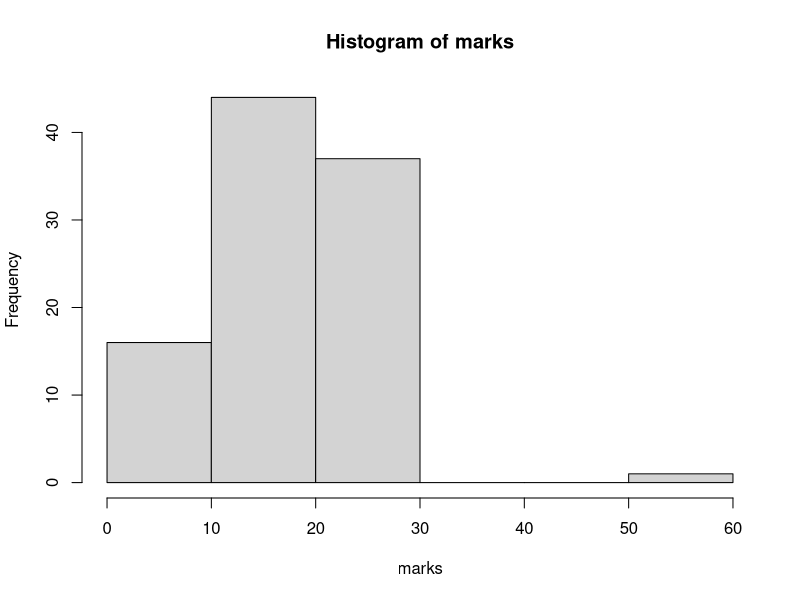
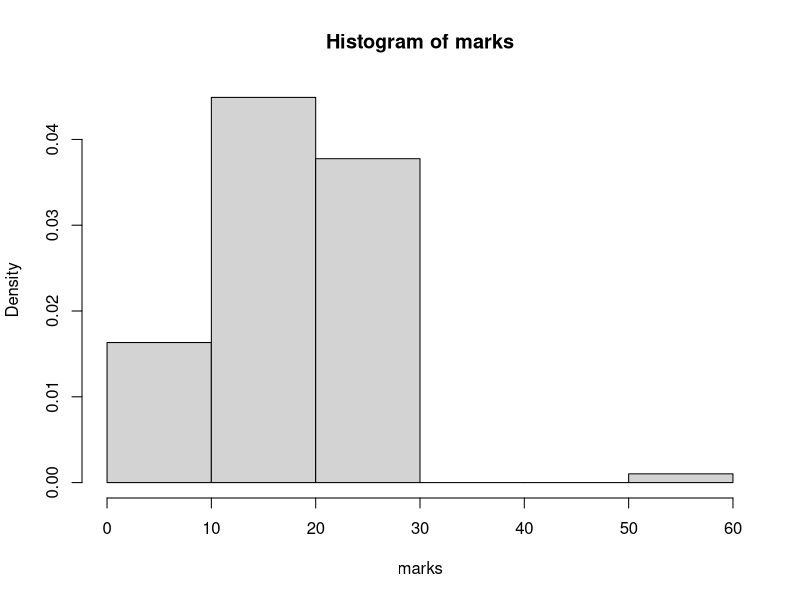
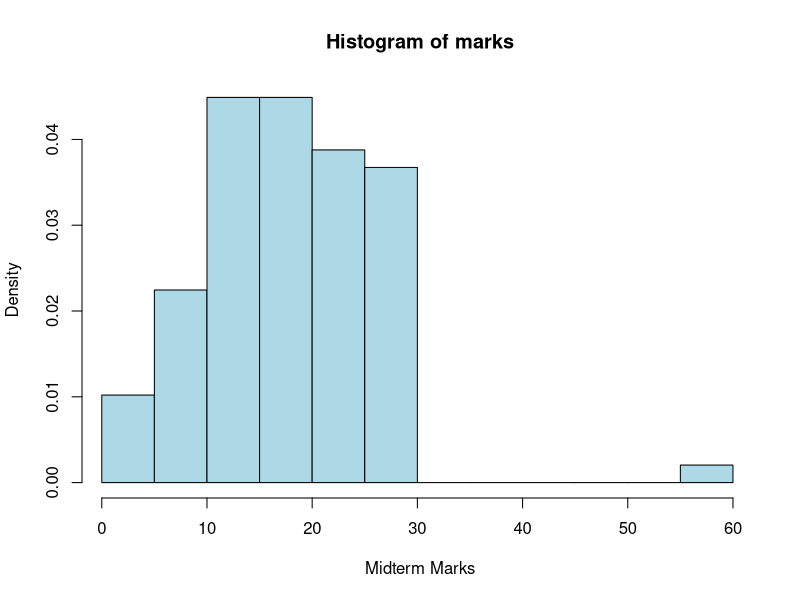
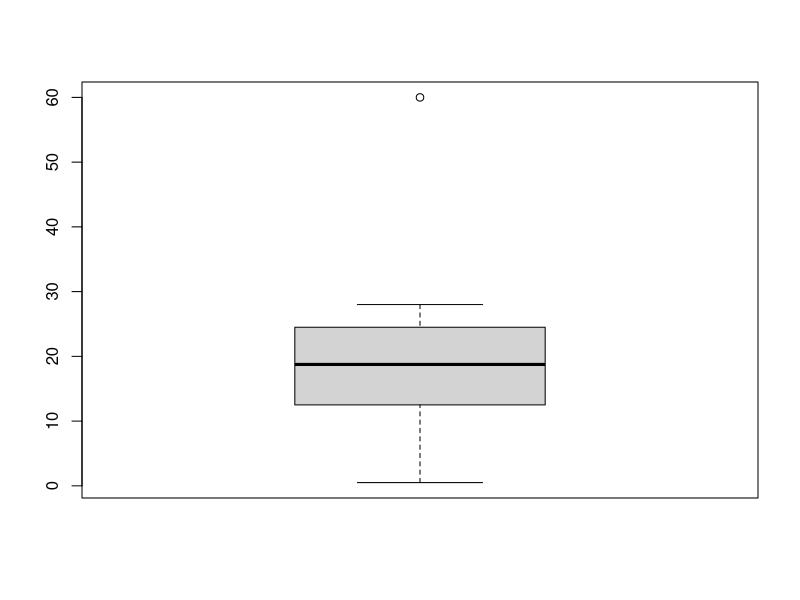
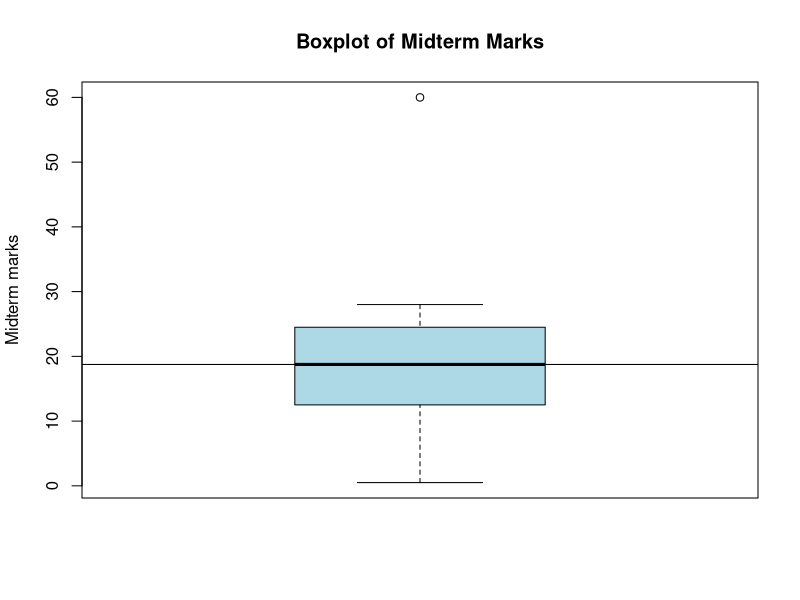
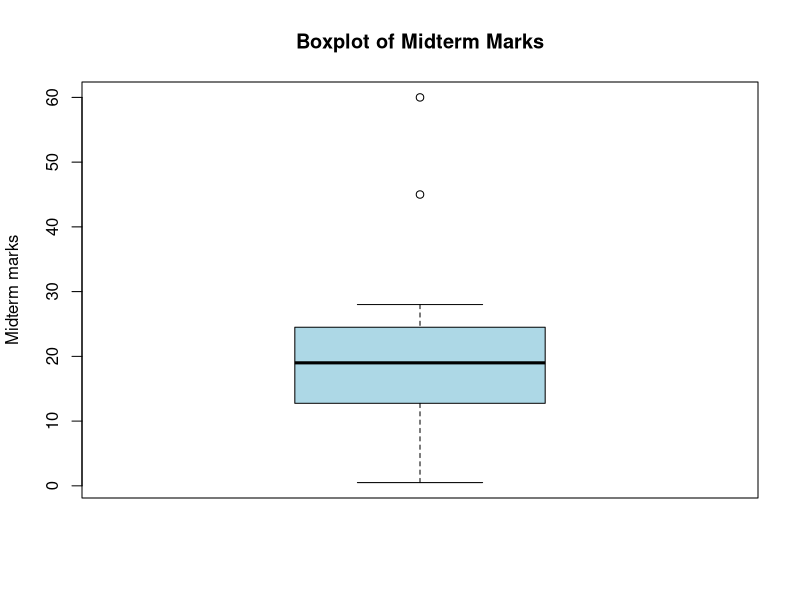
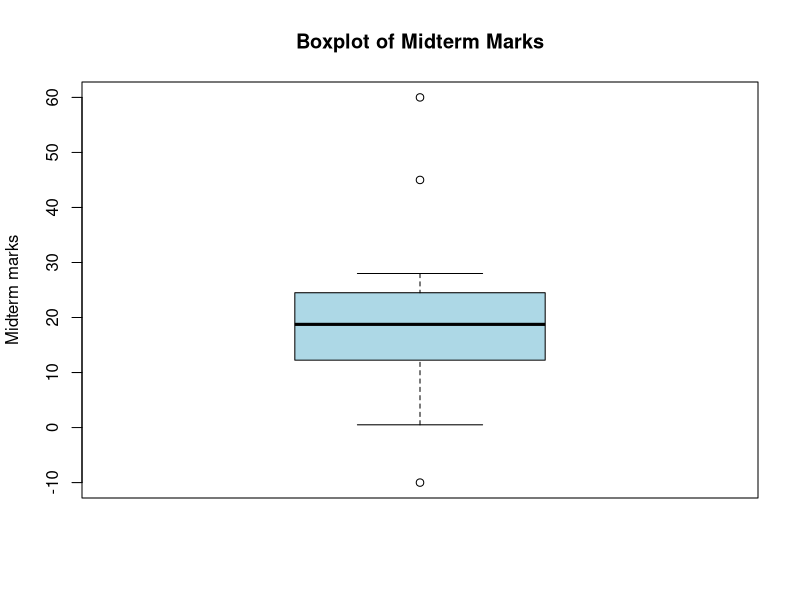
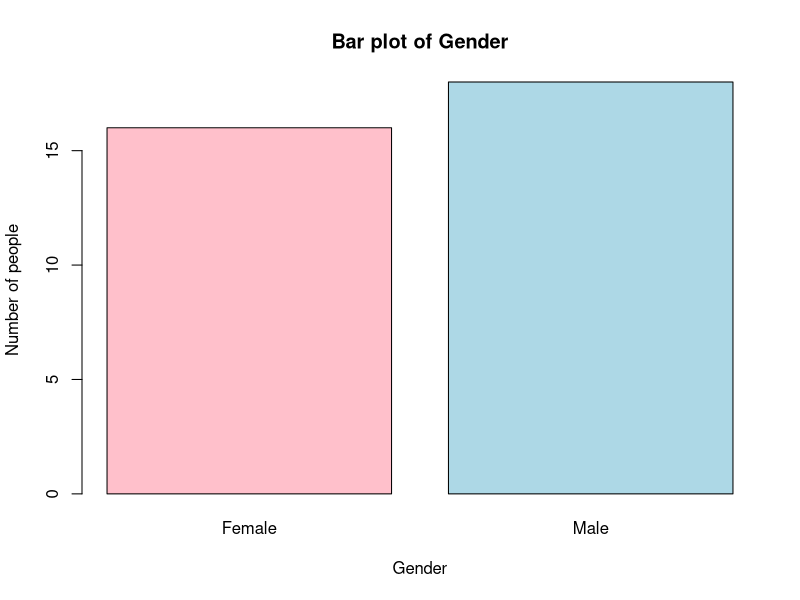

The R source for these figures, in order:
setwd("C:/Users/USER/Documents/GitHub/nus/ST1131 Introduction to Statistics and Statistical Computing/lects/lect3") #set working directory

data <- read.csv("midterm_marks.csv",header=TRUE, sep=",")
marks <- data[,2]
marks

#### SUMARIES
summary(marks)
length(marks)

min(marks)
mean(marks)
median(marks)
max(marks)

quantile(marks,0.3)
quantile(marks,0.25) #lower quartile
quantile(marks,0.75) #upper quartile
IQR(marks) #Interquartile range (upper - lower)
range(marks)
var(marks) #variance
sd(marks) #standard deviation

#### HISTOGRAM
hist(marks)
hist(marks, prob=TRUE)
hist(marks, prob=TRUE,col="lightblue", xlab="Midterm Marks", ylab="Density", xlim=range(marks),breaks=10)


###BOXPLOT
boxplot(marks)

boxplot.stats(marks) # display stats for marks such as confidence and outliers

boxplot(marks, main="Boxplot of Midterm Marks", ylab="Midterm marks",col="lightblue")
abline(h=median(marks), col="black")

marks = c(marks,45)
boxplot(marks, main="Boxplot of Midterm Marks", ylab="Midterm marks",col="lightblue")
marks = c(marks,-10)
boxplot(marks, main="Boxplot of Midterm Marks", ylab="Midterm marks",col="lightblue")


cancer <- read.csv("lung_cancer.csv", header = TRUE)
cancer

table(cancer$Gender)
prop.table(table(cancer$Gender)) #shows proportion of female:male

cancer$Gender <- ifelse(cancer$Gender == "0", "Female", "Male") # Use if else to rename the columns
cancer

cancer$Gender <- as.factor(cancer$Gender) # Tells r that the variable is catagorical
levels(cancer$Gender) #shows the diff categories of the variable
levels(cancer$Gender) <- c("Female","Male") #rename the category
cancer

### barplot
barplot(table(cancer$Gender), col=c("pink","lightblue"),xlab="Gender",ylab="Number of people", main="Bar plot of Gender")

pie(table(cancer$Gender), col=c("pink","lightblue"), main="Pie chart of Gender")
